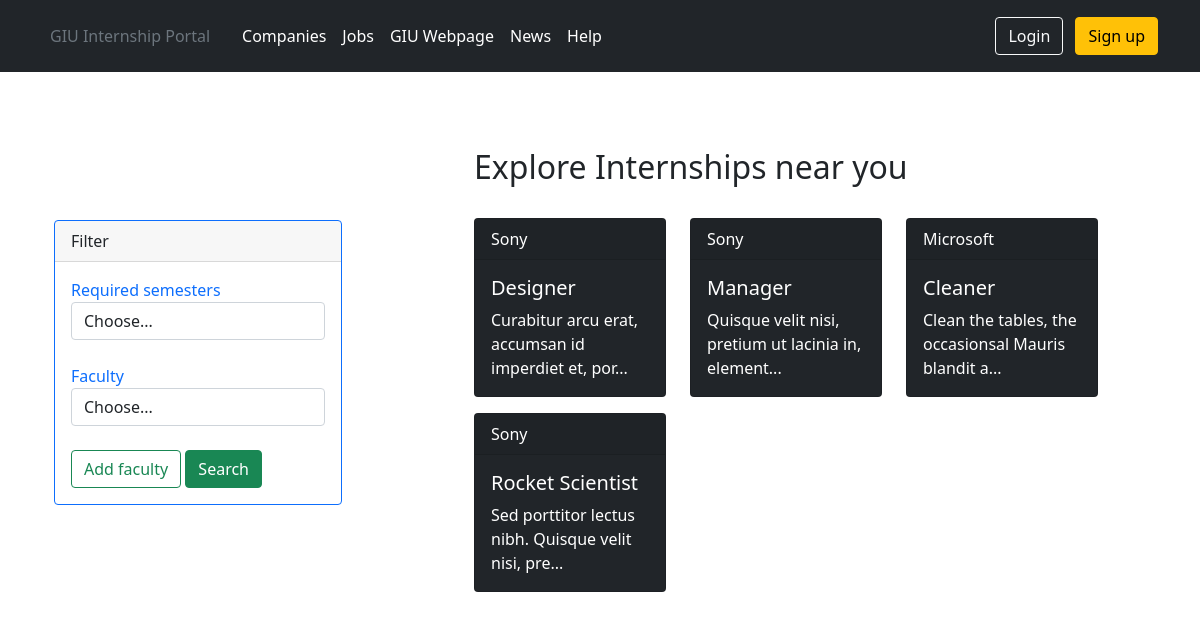
Before: /viewjobs with the older database file.
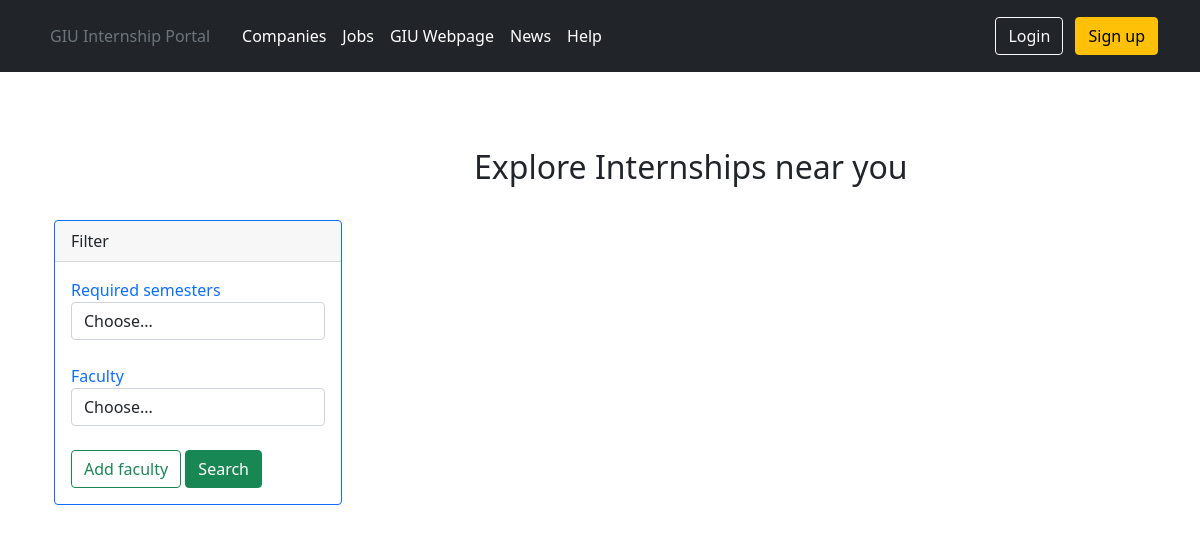
After: the same page with the newer database file.
### portal/models.py (models this page shows, shortened)
class Job(models.Model):
    fac_choices = (
        ('Engineering', 'Engineering'),
        ('Computer Science', 'Computer Science'),
        ('Business', 'Business'),
        ('Design', 'Design'),
        ('Architecture', 'Architecture'),
        ('Biotechnology', 'Biotechnology'),
        ('Pharmaceutical', 'Pharmaceutical')
    )
    sem_choices = (
        (1, 1),
        (2, 2),
        (3, 3),
        (4, 4),
        (5, 5),
        (6, 6),
        (7, 7),
        (8, 8),
        (9, 9),
        (10, 10),
        (11, 11),
        (12, 12),
    )
    job_type_ch = (
        ('Industrial Internship', 'Industrial Internship'),
        ('Other', 'Other'),
    )
    job_id = models.AutoField(primary_key=True)
    title = models.CharField(max_length=30)
    job_description = models.TextField(max_length=1000)
    department = models.CharField(max_length=20)
    job_start_date = models.DateField()
    job_end_date = models.DateField()
    application_deadline = models.DateField()
    num_of_available_internships = models.PositiveIntegerField()
    salary_range = models.CharField(max_length=20)
    qualifications = models.TextField(max_length=500)
    job_location = models.CharField(max_length=20)
    application_link = models.CharField(max_length=50, null=True, blank=True)
    application_email = models.CharField(max_length=50, null=True, blank=True)
    job_type = models.CharField(max_length=30, choices=job_type_ch)
    employer_id = models.ForeignKey(user_models.Employer, on_delete=models.CASCADE)
    allowed_faculties = models.TextField(max_length=300, choices=fac_choices)
    required_semesters = models.IntegerField(max_length=20, choices=sem_choices)
    aa_id = models.ForeignKey(user_models.AcademicAdvisor, null=True, blank=True, on_delete=models.DO_NOTHING)
    visibility_fac_rep = models.BooleanField(default=False, blank=True)
    visibility_admin = models.BooleanField(default=False, blank=True, verbose_name='Visibility')
    active_student = models.OneToOneField(user_models.Student, null=True, blank=True, on_delete=models.DO_NOTHING)
    post_is_up = models.BooleanField(default=True, verbose_name='Visible')

### users/models.py (models this page shows, shortened)
class Employer(models.Model):
    user = models.OneToOneField(User, on_delete=models.CASCADE, primary_key=True)
    company_name = models.CharField(max_length=20)
    employer_address = models.CharField(max_length=200)
    phone_number = models.CharField(max_length=20)
    fax_number = models.CharField(max_length=50, null=True, blank=True)
    website = models.CharField(max_length=50)
    type_of_business = models.CharField(max_length=50)
    establishment_year = models.DateField()
    country_of_origin = models.CharField(max_length=20)
    industry = models.CharField(max_length=20)
    number_of_current_employees = models.PositiveIntegerField(null=True, blank=True)
    products_or_services = models.CharField(max_length=30)
    company_logo = models.ImageField(upload_to=str(settings.MEDIA_ROOT) + '/company_images/', blank=True, null=True,
                                     default='company_images/default.png', max_length=1000)

### portal/views.py (the view)
# urls.py: path('viewjobs', views.ViewJobsGeneric.as_view(), name='generic_job_view'),
class ViewJobsGeneric(ListView):
    model = Job
    template_name = 'portal/view_jobs_generic.html'
    context_object_name = 'generic_job_view'

### templates/portal/view_jobs_generic.html (shortened to what this page needs)
{% extends 'home.html' %}
{% load static %}
{% block content %}
    <div class="container my-1">
        <div class="row">
            <div class="col-4">
                <br>
                <br>
                <br>
                <br>
                <br>
                <div class="card border-primary mb-3" style="max-width: 18rem;">
                    <div class="card-header">Filter</div>
                    <div class="card-body text-primary">
                        <form action="" method="get">
                            <label for="inputState">Required semesters</label>
                            <select id="inputState" class="form-control required_semester_class_box">
                                <option selected>Choose...</option>
                            </select>
                            <div id="faculty_input">
                                <br>
                                <div class="fac_input_class">
                                    <label for="inputState">Faculty</label>
                                    <select id="inputState" class="form-control choosebox">
                                        <option selected>Choose...</option>
                                    </select>
                                </div>
                                <br>
                            </div>
                            <button id="filter_btn_add_fac" class="btn btn-outline-success" type="button">Add
                                faculty
                            </button>
                            <button id="searchbutton" class="btn btn-success" type="button">Search</button>
                        </form>
                    </div>
                </div>
            </div>
            <div class="col-8">
                <div class="p-5"><h2>Explore Internships near you</h2>
                    <br>
                    <div class="row">
                        {% for job in generic_job_view %}
                            {% if job.visibility_admin and job.visibility_fac_rep  and job.post_is_up %}
                                <div id="{{ job.pk }}" class="col-lg-4 job_box" style="display: block">
                                    <div class="card text-white bg-dark mb-3" style="max-width: 18rem;">
                                        <div class="card-header">
                                            {{ job.employer_id.company_name }}</div>
                                        <div class="card-body">
                                            <h5 class="card-title"><a href="{% url 'job_generic' job.pk %}"
                                                                      style="color: white; background-color : transparent;
                                                                                                  text-decoration:none">{{ job.title }}</a>
                                            </h5>
                                            <p class="card-text maxle">{{ job.job_description|slice:":50" }}...</p>
                                        </div>
                                    </div>
                                </div>
                            {% endif %}
                        {% endfor %}
                    </div>
                </div>
            </div>
        </div>
    </div>
{% endblock content %}

### templates/home.html (shortened to what this page needs)
{% extends 'base.html' %}
{% load static %}
{% block giuwebsite %}
    <li><a href="http://www.giu-uni.de/" class="nav-link px-2 text-white">GIU Webpage</a></li>
{% endblock giuwebsite %}

### templates/base.html (shortened to what this page needs)
{% load static %}
<!DOCTYPE html>
<html>
<head>
    <link href="{% static 'bootstrap/css/bootstrap.css' %}" rel="stylesheet">
    <link href="{% static 'css/base.css' %}" rel="stylesheet">
</head>
<body>
<main class="m-scene" id="main">
    <header class="p-3 bg-dark text-white">
        <div class="container">
            <div class="d-flex flex-wrap align-items-center justify-content-center justify-content-lg-start">
                <ul class="nav col-12 col-lg-auto me-lg-auto mb-2 justify-content-center mb-md-0">
                    <li><a href="{% url 'home' %}" class="nav-link px-2 text-secondary">GIU Internship Portal</a></li>
                    <li><a href="#" class="nav-link px-2 text-white"></a></li>
                    <li><a href="{% url 'allcompanies' %}" class="nav-link px-2 text-white">Companies</a></li>
                    <li><a href="{% url 'generic_job_view' %}" class="nav-link px-2 text-white">Jobs</a></li>
                    {% block giuwebsite %}{% endblock giuwebsite %}
                    <li><a href="{% url 'article_list' %}" class="nav-link px-2 text-white">News</a></li>
                    <li><a href="{% url 'help' %}" class="nav-link px-2 text-white">Help</a></li>
                </ul>
                {% if user.is_authenticated %}
                    <div class="text-end">
                        <a href="{% url 'logout' %}" class="no_underline">
                            <button type="button" class="btn btn-outline-light me-2">Logout
                            </button>
                        </a>
                        {% if user.is_student %}
                            <a href="{% url 'student_profile' user.pk %}" class="no_underline">
                                <button type="button" class="btn btn-warning">
                                    <svg xmlns="http://www.w3.org/2000/svg" width="16" height="16" fill="currentColor"
                                         class="bi bi-person-circle" viewBox="0 0 16 16">
                                        <path d="M11 6a3 3 0 1 1-6 0 3 3 0 0 1 6 0z"/>
                                        <path fill-rule="evenodd"
                                              d="M0 8a8 8 0 1 1 16 0A8 8 0 0 1 0 8zm8-7a7 7 0 0 0-5.468 11.37C3.242 11.226 4.805 10 8 10s4.757 1.225 5.468 2.37A7 7 0 0 0 8 1z"/>
                                    </svg>
                                </button>
                            </a>
                        {% endif %}
                        {% if user.is_employer %}
                            <a href="{% url 'employer_profile' user.pk %}" class="no_underline">
                                <button type="button" class="btn btn-warning">
                                    <svg xmlns="http://www.w3.org/2000/svg" width="16" height="16" fill="currentColor"
                                         class="bi bi-person-circle" viewBox="0 0 16 16">
                                        <path d="M11 6a3 3 0 1 1-6 0 3 3 0 0 1 6 0z"/>
                                        <path fill-rule="evenodd"
                                              d="M0 8a8 8 0 1 1 16 0A8 8 0 0 1 0 8zm8-7a7 7 0 0 0-5.468 11.37C3.242 11.226 4.805 10 8 10s4.757 1.225 5.468 2.37A7 7 0 0 0 8 1z"/>
                                    </svg>
                                </button>
                            </a>
                        {% endif %}
                        {% if user.is_admin %}
                            <a href="{% url 'admin_profile' user.pk %}" class="no_underline">
                                <button type="button" class="btn btn-warning">
                                    <svg xmlns="http://www.w3.org/2000/svg" width="16" height="16" fill="currentColor"
                                         class="bi bi-person-circle" viewBox="0 0 16 16">
                                        <path d="M11 6a3 3 0 1 1-6 0 3 3 0 0 1 6 0z"/>
                                        <path fill-rule="evenodd"
                                              d="M0 8a8 8 0 1 1 16 0A8 8 0 0 1 0 8zm8-7a7 7 0 0 0-5.468 11.37C3.242 11.226 4.805 10 8 10s4.757 1.225 5.468 2.37A7 7 0 0 0 8 1z"/>
                                    </svg>
                                </button>
                            </a>
                        {% endif %}
                        {% if user.is_faculty_representative %}
                            <a href="{% url 'facrep_profile' user.pk %}" class="no_underline">
                                <button type="button" class="btn btn-warning">
                                    <svg xmlns="http://www.w3.org/2000/svg" width="16" height="16" fill="currentColor"
                                         class="bi bi-person-circle" viewBox="0 0 16 16">
                                        <path d="M11 6a3 3 0 1 1-6 0 3 3 0 0 1 6 0z"/>
                                        <path fill-rule="evenodd"
                                              d="M0 8a8 8 0 1 1 16 0A8 8 0 0 1 0 8zm8-7a7 7 0 0 0-5.468 11.37C3.242 11.226 4.805 10 8 10s4.757 1.225 5.468 2.37A7 7 0 0 0 8 1z"/>
                                    </svg>
                                </button>
                            </a>
                        {% endif %}
                        {% if user.is_academic_advisor %}
                            <a href="{% url 'acadadv_profile' user.pk %}" class="no_underline">
                                <button type="button" class="btn btn-warning">
                                    <svg xmlns="http://www.w3.org/2000/svg" width="16" height="16" fill="currentColor"
                                         class="bi bi-person-circle" viewBox="0 0 16 16">
                                        <path d="M11 6a3 3 0 1 1-6 0 3 3 0 0 1 6 0z"/>
                                        <path fill-rule="evenodd"
                                              d="M0 8a8 8 0 1 1 16 0A8 8 0 0 1 0 8zm8-7a7 7 0 0 0-5.468 11.37C3.242 11.226 4.805 10 8 10s4.757 1.225 5.468 2.37A7 7 0 0 0 8 1z"/>
                                    </svg>
                                </button>
                            </a>
                        {% endif %}
                        {% if user.is_career_office_coordinator %}
                            <a href="{% url 'careerofc_profile' user.pk %}" class="no_underline">
                                <button type="button" class="btn btn-warning">
                                    <svg xmlns="http://www.w3.org/2000/svg" width="16" height="16" fill="currentColor"
                                         class="bi bi-person-circle" viewBox="0 0 16 16">
                                        <path d="M11 6a3 3 0 1 1-6 0 3 3 0 0 1 6 0z"/>
                                        <path fill-rule="evenodd"
                                              d="M0 8a8 8 0 1 1 16 0A8 8 0 0 1 0 8zm8-7a7 7 0 0 0-5.468 11.37C3.242 11.226 4.805 10 8 10s4.757 1.225 5.468 2.37A7 7 0 0 0 8 1z"/>
                                    </svg>
                                </button>
                            </a>
                        {% endif %}
                        <a href="{% url 'message_home_page' user.pk %}" class="no_underline">
                            <button type="button" class="btn btn-warning">
                                <svg xmlns="http://www.w3.org/2000/svg" width="16" height="16" fill="currentColor"
                                     class="bi bi-envelope-fill" viewBox="0 0 16 16">
                                    <path d="M.05 3.555A2 2 0 0 1 2 2h12a2 2 0 0 1 1.95 1.555L8 8.414.05 3.555ZM0 4.697v7.104l5.803-3.558L0 4.697ZM6.761 8.83l-6.57 4.027A2 2 0 0 0 2 14h12a2 2 0 0 0 1.808-1.144l-6.57-4.027L8 9.586l-1.239-.757Zm3.436-.586L16 11.801V4.697l-5.803 3.546Z"/>
                                </svg>
                            </button>
                        </a>
                    </div>
                {% else %}
                    <div class="text-end">
                        <a href="{% url 'login' %}" class="no_underline">
                            <button type="button" class="btn btn-outline-light me-2">Login
                            </button>
                        </a>
                        <a href="{% url 'student_signup' %}" class="no_underline">
                            <button type="button" class="btn btn-warning">Sign up</button>
                        </a>
                    </div>
                {% endif %}
            </div>
        </div>
    </header>
    <div class="container">
        <br>
        <main>
            {% block content %}
            {% endblock content %}
        </main>
    </div>
</main>
</body>
</html>

### static/css/base.css (style rules this page uses)
.no_underline { text-decoration: none !important }
.scene_element, .m-scene { animation-duration: 0.25s; transition-timing-function: ease-in; animation-fill-mode: both; }

Changed rows visible on the page:
removed Job: employer_id.company_name "Sony", title "Designer", job_description "Curabitur arcu erat, accumsan id imperdiet et, por"
removed Job: employer_id.company_name "Sony", title "Manager", job_description "Quisque velit nisi, pretium ut lacinia in, element"
removed Job: employer_id.company_name "Microsoft", title "Cleaner", job_description "Clean the tables, the occasionsal Mauris blandit a"
removed Job: employer_id.company_name "Sony", title "Rocket Scientist", job_description "Sed porttitor lectus nibh. Quisque velit nisi, pre"
